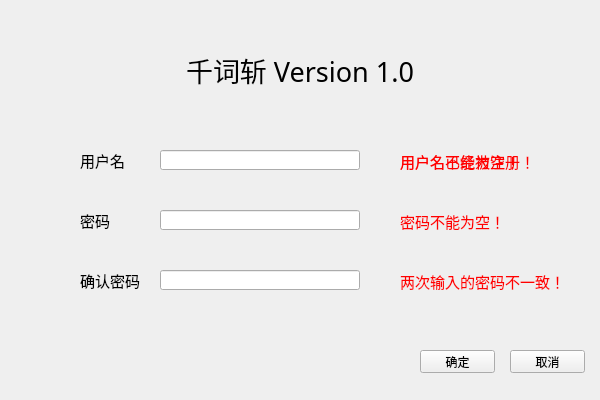
<?xml version="1.0" encoding="UTF-8"?>
<ui version="4.0">
 <class>Q_Register</class>
 <widget class="QWidget" name="Q_Register">
  <property name="geometry">
   <rect>
    <x>0</x>
    <y>0</y>
    <width>600</width>
    <height>400</height>
   </rect>
  </property>
  <property name="windowTitle">
   <string>千词斩 Version 1.0</string>
  </property>
  <widget class="QLabel" name="label">
   <property name="geometry">
    <rect>
     <x>150</x>
     <y>30</y>
     <width>300</width>
     <height>80</height>
    </rect>
   </property>
   <property name="font">
    <font>
     <family>微软雅黑</family>
     <pointsize>20</pointsize>
     <strikeout>false</strikeout>
    </font>
   </property>
   <property name="text">
    <string>千词斩 Version 1.0</string>
   </property>
   <property name="alignment">
    <set>Qt::AlignCenter</set>
   </property>
  </widget>
  <widget class="QLabel" name="label_Username">
   <property name="geometry">
    <rect>
     <x>80</x>
     <y>150</y>
     <width>75</width>
     <height>20</height>
    </rect>
   </property>
   <property name="font">
    <font>
     <pointsize>11</pointsize>
    </font>
   </property>
   <property name="text">
    <string>用户名</string>
   </property>
  </widget>
  <widget class="QLabel" name="label_Password">
   <property name="geometry">
    <rect>
     <x>80</x>
     <y>210</y>
     <width>75</width>
     <height>20</height>
    </rect>
   </property>
   <property name="font">
    <font>
     <pointsize>11</pointsize>
    </font>
   </property>
   <property name="text">
    <string>密码</string>
   </property>
  </widget>
  <widget class="QLabel" name="label_ConfirmPassword">
   <property name="geometry">
    <rect>
     <x>80</x>
     <y>270</y>
     <width>75</width>
     <height>20</height>
    </rect>
   </property>
   <property name="font">
    <font>
     <pointsize>11</pointsize>
    </font>
   </property>
   <property name="text">
    <string>确认密码</string>
   </property>
  </widget>
  <widget class="QLabel" name="label_ex1">
   <property name="geometry">
    <rect>
     <x>400</x>
     <y>150</y>
     <width>190</width>
     <height>20</height>
    </rect>
   </property>
   <property name="font">
    <font>
     <pointsize>11</pointsize>
     <strikeout>false</strikeout>
    </font>
   </property>
   <property name="text">
    <string>&lt;html&gt;&lt;head/&gt;&lt;body&gt;&lt;p&gt;&lt;span style=&quot; color:#ff0000;&quot;&gt;用户名不能为空！&lt;/span&gt;&lt;/p&gt;&lt;/body&gt;&lt;/html&gt;</string>
   </property>
  </widget>
  <widget class="QLabel" name="label_ex2">
   <property name="geometry">
    <rect>
     <x>400</x>
     <y>210</y>
     <width>190</width>
     <height>20</height>
    </rect>
   </property>
   <property name="font">
    <font>
     <pointsize>11</pointsize>
     <strikeout>false</strikeout>
    </font>
   </property>
   <property name="text">
    <string>&lt;html&gt;&lt;head/&gt;&lt;body&gt;&lt;p&gt;&lt;span style=&quot; color:#ff0000;&quot;&gt;密码不能为空！&lt;/span&gt;&lt;/p&gt;&lt;/body&gt;&lt;/html&gt;</string>
   </property>
  </widget>
  <widget class="QLabel" name="label_ex3">
   <property name="geometry">
    <rect>
     <x>400</x>
     <y>270</y>
     <width>190</width>
     <height>20</height>
    </rect>
   </property>
   <property name="font">
    <font>
     <pointsize>11</pointsize>
     <strikeout>false</strikeout>
    </font>
   </property>
   <property name="text">
    <string>&lt;html&gt;&lt;head/&gt;&lt;body&gt;&lt;p&gt;&lt;span style=&quot; color:#ff0000;&quot;&gt;两次输入的密码不一致！&lt;/span&gt;&lt;/p&gt;&lt;/body&gt;&lt;/html&gt;</string>
   </property>
  </widget>
  <widget class="QPushButton" name="button_No">
   <property name="geometry">
    <rect>
     <x>510</x>
     <y>350</y>
     <width>75</width>
     <height>23</height>
    </rect>
   </property>
   <property name="text">
    <string>取消</string>
   </property>
  </widget>
  <widget class="QLineEdit" name="line_Username">
   <property name="geometry">
    <rect>
     <x>160</x>
     <y>150</y>
     <width>200</width>
     <height>20</height>
    </rect>
   </property>
  </widget>
  <widget class="QLineEdit" name="line_Password">
   <property name="geometry">
    <rect>
     <x>160</x>
     <y>210</y>
     <width>200</width>
     <height>20</height>
    </rect>
   </property>
   <property name="echoMode">
    <enum>QLineEdit::Password</enum>
   </property>
  </widget>
  <widget class="QLineEdit" name="line_ConfirmPassword">
   <property name="geometry">
    <rect>
     <x>160</x>
     <y>270</y>
     <width>200</width>
     <height>20</height>
    </rect>
   </property>
   <property name="echoMode">
    <enum>QLineEdit::Password</enum>
   </property>
  </widget>
  <widget class="QPushButton" name="button_Yes">
   <property name="geometry">
    <rect>
     <x>420</x>
     <y>350</y>
     <width>75</width>
     <height>23</height>
    </rect>
   </property>
   <property name="text">
    <string>确定</string>
   </property>
  </widget>
  <widget class="QLabel" name="label_ex4">
   <property name="geometry">
    <rect>
     <x>400</x>
     <y>150</y>
     <width>190</width>
     <height>20</height>
    </rect>
   </property>
   <property name="font">
    <font>
     <pointsize>11</pointsize>
     <strikeout>false</strikeout>
    </font>
   </property>
   <property name="text">
    <string>&lt;html&gt;&lt;head/&gt;&lt;body&gt;&lt;p&gt;&lt;span style=&quot; color:#ff0000;&quot;&gt;用户名已经被注册！&lt;/span&gt;&lt;/p&gt;&lt;/body&gt;&lt;/html&gt;</string>
   </property>
  </widget>
 </widget>
 <layoutdefault spacing="6" margin="11"/>
 <resources/>
 <connections/>
</ui>
